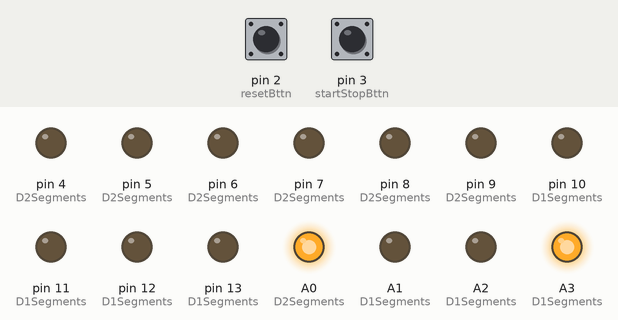
Recording of a program running on a simulated Arduino Uno, built with avr-gcc and run on an emulated ATmega328P. Parts: output pins drawn as LEDs (lit = HIGH). Dashed ring = blinking. Inputs (shaded band) come from the test bench; at power-on: pin 3 (startStopBttn) HIGH, pin 2 (resetBttn) HIGH.

Above: at 1.9 s.
2.0 s: pin 3 (startStopBttn) pulled LOW for 0.15 s
At 2.7 s:
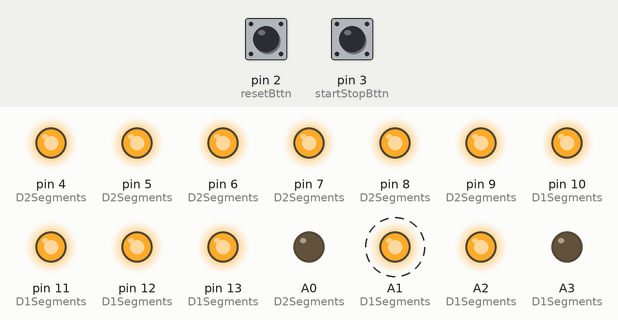
5.1 s: pin 3 (startStopBttn) pulled LOW for 1 s
At 6.35 s:
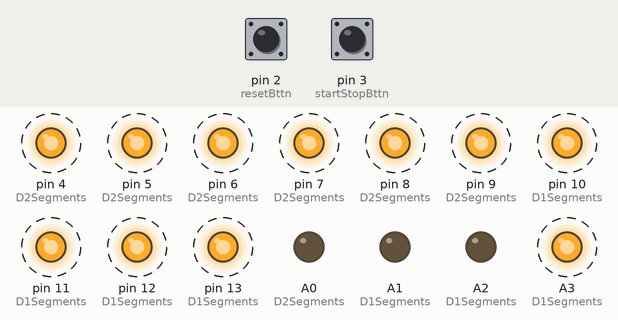
9.1 s: pin 3 (startStopBttn) pulled LOW for 0.15 s
At 9.8 s:
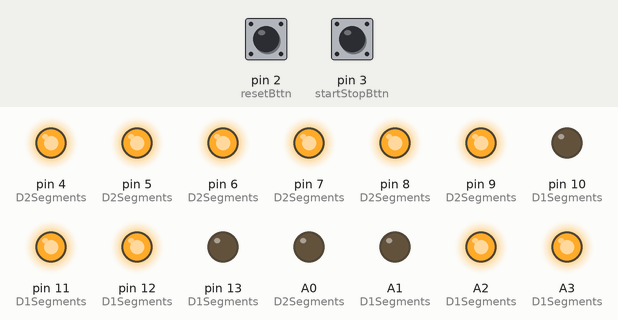
12.2 s: pin 3 (startStopBttn) pulled LOW for 3.2 s
At 13.44 s:
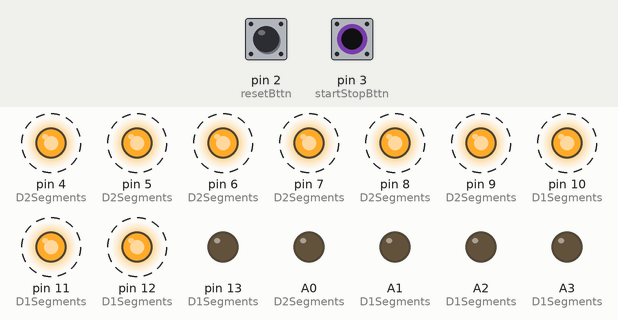
16.9 s: pin 3 (startStopBttn) pulled LOW for 0.15 s
At 17.6 s:
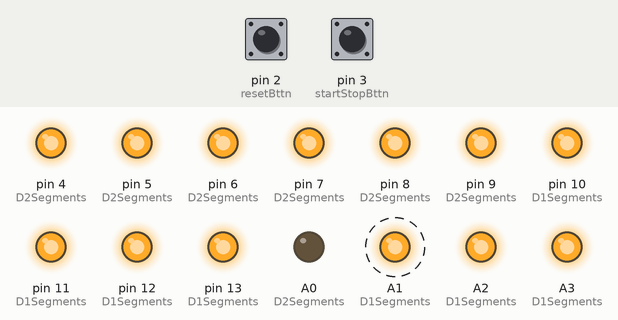
20.0 s: pin 2 (resetBttn) pulled LOW for 0.15 s
At 21.3 s:
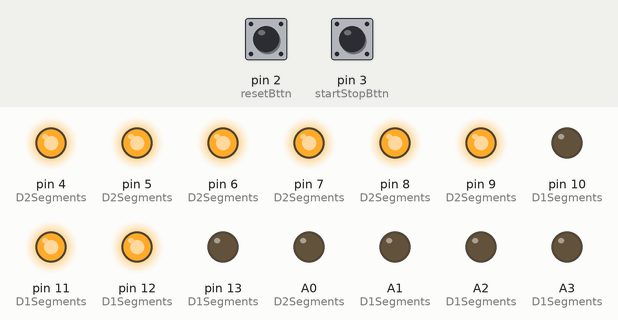
Timing chart, 0 to 34.3 s (numbered marks = the images above; inputs shaded):
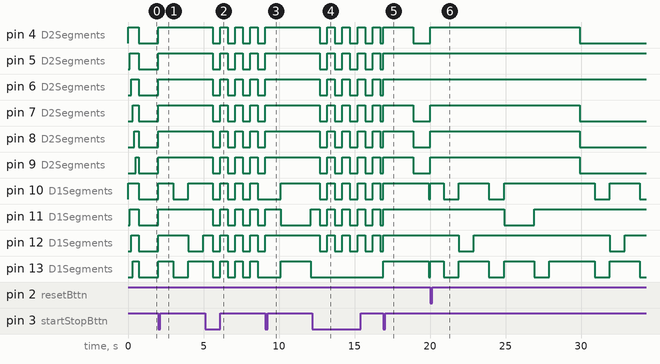

The program:

main.cpp
```cpp
#include <Arduino.h>
#include <avr/power.h>
#include "DisplaysController.h"

DisplaysController dc;

byte startStopBttn = 3; //Atmega328p pin: 5
byte resetBttn = 2;     //4
byte buzzerPin = A4;    //27

volatile byte timer = 0;
volatile bool timerToggle = false;
bool hasEverStarted = false;

unsigned long previousTime = 0;
unsigned long previousTime2 = 0;
unsigned long debounceDelay = 250;

//Debug flags
// bool pressedTimerBttn = false;
// bool pressedResetBttn = false;

void ToggleTimerInterrupt()
{
  //Filter out all the little bounces(which get detected as clicks) in the button that happen during/after actual click. Increase debounceDelay to increase tolerance
  if ((millis() - previousTime) >= debounceDelay)
  {
    timerToggle = !timerToggle;
    //pressedTimerBttn = true;
    previousTime = millis();
  }
}

void ResetTimerInterrupt()
{
  if ((millis() - previousTime) >= debounceDelay)
  {
    timer = 0;
    dc.WriteNumber(timer);
    //pressedResetBttn = true;
    previousTime = millis();
  }
}

// void DebugMessages()
// {
//   if (pressedTimerBttn)
//   {
//     Serial.println("Pressed toggle timer button");
//     pressedTimerBttn = false;
//   }
//   if (pressedResetBttn)
//   {
//     Serial.println("Pressed reset time button");
//     pressedResetBttn = false;
//   }
// }

void setup()
{
  //Disable to save power
  power_adc_disable();
  power_spi_disable();
  power_twi_disable(); //(I2C)

  pinMode(startStopBttn, INPUT_PULLUP);
  pinMode(resetBttn, INPUT_PULLUP);
  pinMode(buzzerPin, OUTPUT);

  // Serial.begin(9600);
  // Serial.println("Serial communication initialized");
  dc.SetupDisplays();
  dc.StartupAnimation();

  attachInterrupt(digitalPinToInterrupt(startStopBttn), ToggleTimerInterrupt, FALLING);
  attachInterrupt(digitalPinToInterrupt(resetBttn), ResetTimerInterrupt, FALLING);
}

void loop()
{
  if (timerToggle == true && timer <= 60)
  {
    if (hasEverStarted == false)
    {
      dc.WriteNumber(timer);
      previousTime2 = millis();
    }
    hasEverStarted = true;

    if (millis() - previousTime2 >= 1000)
    {
      timer++;
      dc.WriteNumber(timer);
      if (timer == 30)
      {
        tone(buzzerPin, 1600, 250);
      }
      if (timer == 60)
      {
        tone(buzzerPin, 1600, 250);
        delay(400);
        tone(buzzerPin, 1600, 250);
        timer++;
      }

      previousTime2 = millis();
    }
  }
  else if (timerToggle == false && hasEverStarted == true)
  {
    dc.BlinkNumber(timer, 500);
  }

  //DebugMessages();
}
```

DisplaysController.h
```cpp
/* DisplaysController.h
* Controls the 2 7-segment displays
*/
#ifndef DisplaysController_h
#define DisplaysController_h

#include <Arduino.h>
//Display digit #1 pins
#define D1_SA 10 //Atmega328p pin: 16
#define D1_SB 11 //17
#define D1_SC 12 //18
#define D1_SD 13 //19
#define D1_SE A1 //24
#define D1_SF A2 //25
#define D1_SG A3 //26

//Display digit #2 pins
#define D2_SA 4  //6
#define D2_SB 5  //11
#define D2_SC 6  //12
#define D2_SD 7  //13
#define D2_SE 8  //14
#define D2_SF 9  //15
#define D2_SG A0 //23
class DisplaysController
{
public:
    byte displays = 2;
    byte totalSegments = 14;

    void SetupDisplays(void);
    void StartupAnimation(void);
    void WriteNumber(byte n);
    void ClearDisplay(byte display);
    void BlinkNumber(byte n, int msFrequency);

private:
    ///Write functions: write a certain number on a specified display(#1 = 0, #2 = 1)
    void WriteDigit(byte disp, byte n);
    void WriteZero(byte n);
    void WriteOne(byte n);
    void WriteTwo(byte n);
    void WriteThree(byte n);
    void WriteFour(byte n);
    void WriteFive(byte n);
    void WriteSix(byte n);
    void WriteSeven(byte n);
    void WriteEight(byte n);
    void WriteNine(byte n);
};
#endif
```

DisplaysController.cpp
```cpp
#include <Arduino.h>
#include <DisplaysController.h>

byte D1Segments[7] = {D1_SA, D1_SB, D1_SC, D1_SD, D1_SE, D1_SF, D1_SG};
byte D2Segments[7] = {D2_SA, D2_SB, D2_SC, D2_SD, D2_SE, D2_SF, D2_SG};

//Display  #2 = 1,#1 = 0,. From right to left.
byte Displays[2][7] = {D1_SA, D1_SB, D1_SC, D1_SD, D1_SE, D1_SF, D1_SG,
                       D2_SA, D2_SB, D2_SC, D2_SD, D2_SE, D2_SF, D2_SG};

unsigned long t = 0;

void DisplaysController::SetupDisplays(void)
{
    for (int i = 0; i <= 6; i++)
    {
        pinMode(D1Segments[i], OUTPUT);
        pinMode(D2Segments[i], OUTPUT);
    }
    for (int i = sizeof(D1Segments); i >= 0; i--)
    {
        pinMode(D2Segments[i], OUTPUT);
        pinMode(D1Segments[i], OUTPUT);
    }
}

void DisplaysController::StartupAnimation(void)
{
    for (int i = 0; i <= 6; i++)
    {
        digitalWrite(D1Segments[i], HIGH);
        digitalWrite(D2Segments[i], HIGH);
        delay(100);
    }
    for (int i = sizeof(D1Segments) - 1; i >= 0; i--)
    {
        digitalWrite(D2Segments[i], LOW);
        digitalWrite(D1Segments[i], LOW);
    }

    digitalWrite(D1Segments[6], HIGH);
    digitalWrite(D2Segments[6], HIGH);
}

void DisplaysController::WriteNumber(byte n)
{
    if (n <= 9)
    {
        WriteZero(1);
        WriteDigit(0, n);
    }
    else if (n >= 10)
    {
        byte digits[2];
        digits[1] = n / 10;
        digits[0] = n % 10;       //The remainder is the last digit. Ex: 8/10 = 0 with remainder of 8; 23/10 = 2 with remainder of 3.
        WriteDigit(0, digits[0]); //Write the #1 digit on the #1 display
        WriteDigit(1, digits[1]);
    }
}

void DisplaysController::WriteDigit(byte disp, byte n)
{
    switch (n)
    {
    case 1:
        WriteOne(disp);
        break;
    case 2:
        WriteTwo(disp);
        break;
    case 3:
        WriteThree(disp);
        break;
    case 4:
        WriteFour(disp);
        break;
    case 5:
        WriteFive(disp);
        break;
    case 6:
        WriteSix(disp);
        break;
    case 7:
        WriteSeven(disp);
        break;
    case 8:
        WriteEight(disp);
        break;
    case 9:
        WriteNine(disp);
        break;
    default:
        WriteZero(disp);
        break;
    }
}

void DisplaysController::ClearDisplay(byte display)
{
    for (int i = 0; i <= 6; i++)
    {
        digitalWrite(Displays[display][i], LOW);
    }
}

void DisplaysController::BlinkNumber(byte n, int msFrequency)
{
    unsigned long currentTime = millis();
    if (currentTime - t >= msFrequency)
    {
        ClearDisplay(0);
        ClearDisplay(1);
        if (currentTime - t >= msFrequency * 2)
        {
            WriteNumber(n);
            t = currentTime;
        }
    }
}

///Write functions: write a certain number on a specified display(#1 = 0, #2 = 1)
void DisplaysController::WriteZero(byte display)
{
    digitalWrite(Displays[display][0], 1);
    digitalWrite(Displays[display][1], 1);
    digitalWrite(Displays[display][2], 1);
    digitalWrite(Displays[display][3], 1);
    digitalWrite(Displays[display][4], 1);
    digitalWrite(Displays[display][5], 1);
    digitalWrite(Displays[display][6], 0);
}

void DisplaysController::WriteOne(byte display)
{
    digitalWrite(Displays[display][0], 0);
    digitalWrite(Displays[display][1], 1);
    digitalWrite(Displays[display][2], 1);
    digitalWrite(Displays[display][3], 0);
    digitalWrite(Displays[display][4], 0);
    digitalWrite(Displays[display][5], 0);
    digitalWrite(Displays[display][6], 0);
}

void DisplaysController::WriteTwo(byte display)
{
    digitalWrite(Displays[display][0], 1);
    digitalWrite(Displays[display][1], 1);
    digitalWrite(Displays[display][2], 0);
    digitalWrite(Displays[display][3], 1);
    digitalWrite(Displays[display][4], 1);
    digitalWrite(Displays[display][5], 0);
    digitalWrite(Displays[display][6], 1);
}

void DisplaysController::WriteThree(byte display)
{
    digitalWrite(Displays[display][0], 1);
    digitalWrite(Displays[display][1], 1);
    digitalWrite(Displays[display][2], 1);
    digitalWrite(Displays[display][3], 1);
    digitalWrite(Displays[display][4], 0);
    digitalWrite(Displays[display][5], 0);
    digitalWrite(Displays[display][6], 1);
}

void DisplaysController::WriteFour(byte display)
{
    digitalWrite(Displays[display][0], 0);
    digitalWrite(Displays[display][1], 1);
    digitalWrite(Displays[display][2], 1);
    digitalWrite(Displays[display][3], 0);
    digitalWrite(Displays[display][4], 0);
    digitalWrite(Displays[display][5], 1);
    digitalWrite(Displays[display][6], 1);
}

void DisplaysController::WriteFive(byte display)
{
    digitalWrite(Displays[display][0], 1);
    digitalWrite(Displays[display][1], 0);
    digitalWrite(Displays[display][2], 1);
    digitalWrite(Displays[display][3], 1);
    digitalWrite(Displays[display][4], 0);
    digitalWrite(Displays[display][5], 1);
    digitalWrite(Displays[display][6], 1);
}

void DisplaysController::WriteSix(byte display)
{
    digitalWrite(Displays[display][0], 1);
    digitalWrite(Displays[display][1], 0);
    digitalWrite(Displays[display][2], 1);
    digitalWrite(Displays[display][3], 1);
    digitalWrite(Displays[display][4], 1);
    digitalWrite(Displays[display][5], 1);
    digitalWrite(Displays[display][6], 1);
}

void DisplaysController::WriteSeven(byte display)
{
    digitalWrite(Displays[display][0], 1);
    digitalWrite(Displays[display][1], 1);
    digitalWrite(Displays[display][2], 1);
    digitalWrite(Displays[display][3], 0);
    digitalWrite(Displays[display][4], 0);
    digitalWrite(Displays[display][5], 0);
    digitalWrite(Displays[display][6], 0);
}

void DisplaysController::WriteEight(byte display)
{
    digitalWrite(Displays[display][0], 1);
    digitalWrite(Displays[display][1], 1);
    digitalWrite(Displays[display][2], 1);
    digitalWrite(Displays[display][3], 1);
    digitalWrite(Displays[display][4], 1);
    digitalWrite(Displays[display][5], 1);
    digitalWrite(Displays[display][6], 1);
}

void DisplaysController::WriteNine(byte display)
{
    digitalWrite(Displays[display][0], 1);
    digitalWrite(Displays[display][1], 1);
    digitalWrite(Displays[display][2], 1);
    digitalWrite(Displays[display][3], 1);
    digitalWrite(Displays[display][4], 0);
    digitalWrite(Displays[display][5], 1);
    digitalWrite(Displays[display][6], 1);
}
```

Measured:
- after the input at 2.0 s, pin 4 (D2Segments), pin 5 (D2Segments): LOW → HIGH at once
- after the input at 5.1 s, pin 4 (D2Segments), pin 5 (D2Segments): alternates HIGH for 0.50 s and LOW for 0.50 s, starting after 0.50 s
- after the input at 9.1 s, pin 4 (D2Segments), pin 5 (D2Segments): stops changing and stays HIGH
- after the input at 12.2 s, pin 5 (D2Segments), pin 6 (D2Segments), pin 11 (D1Segments), pin 12 (D1Segments): alternates HIGH for 0.50 s and LOW for 0.50 s, starting after 0.50 s; pin 13 (D1Segments), A2 (D1Segments), A3 (D1Segments): stays LOW (without the input it goes to HIGH after 0.90 s); A1 (D1Segments): stops changing and stays LOW
- after the input at 16.9 s, pin 13 (D1Segments), A2 (D1Segments): LOW → HIGH at once, → LOW 3.0 s later; A1 (D1Segments): alternates HIGH for 1.0 s and LOW for 1.0 s, starting at once; A3 (D1Segments): LOW → HIGH at once, → LOW 2.0 s later
- after the input at 20.0 s, pin 4 (D2Segments), pin 7 (D2Segments), pin 8 (D2Segments): LOW → HIGH after 0.00 s instead of 8.9 s; pin 6 (D2Segments): stays HIGH (without the input it goes to LOW after 8.9 s); pin 9 (D2Segments): LOW → HIGH at once, → LOW 9.9 s later; A0 (D2Segments): stays LOW (without the input it goes to HIGH after 8.9 s)
